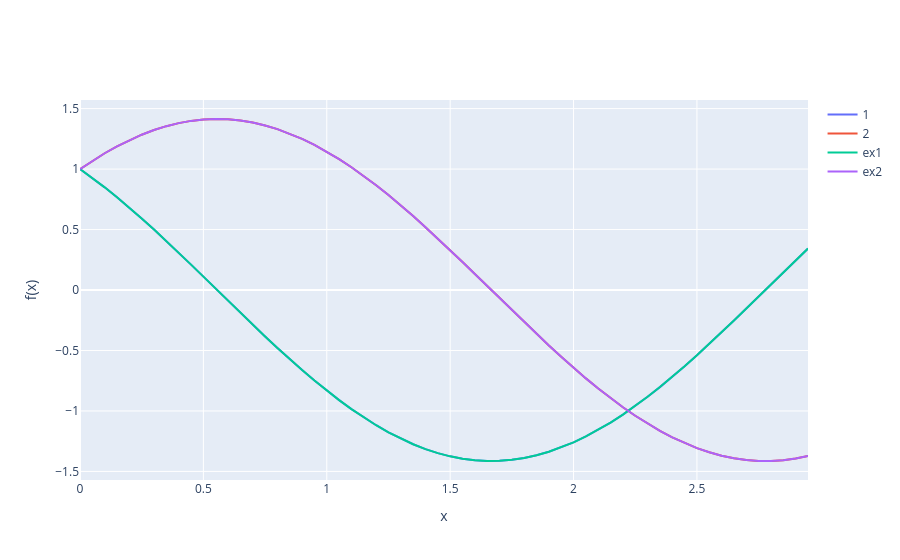

The notebook cell saved with this chart:
### Code cell
trace1 = go.Scatter(x=x, y=y[0], name="1")
trace2 = go.Scatter(x=x, y=y[1], name="2")
ex_t1 = go.Scatter(x=x, y = sol_y1(x), name='ex1')
ex_t2 = go.Scatter(x=x, y = sol_y2(x), name='ex2')
graph([trace1,trace2,ex_t1,ex_t2])
